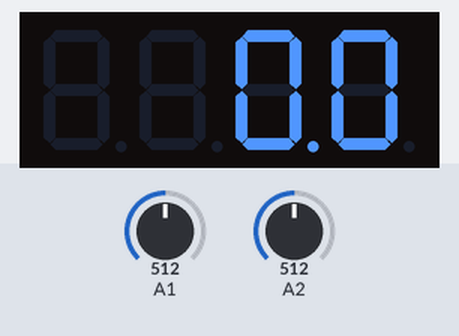
Simulated run of this sketch. Board: Arduino Uno, built with avr-gcc and run on an emulated ATmega328P. Parts: 4-digit seven-segment display. The test bench sets the inputs (shaded band); at power-on: A2 = 512, A1 = 512.

Above: at 1.2 s.
1.3 s: A2 set to 0
At 1.45 s:
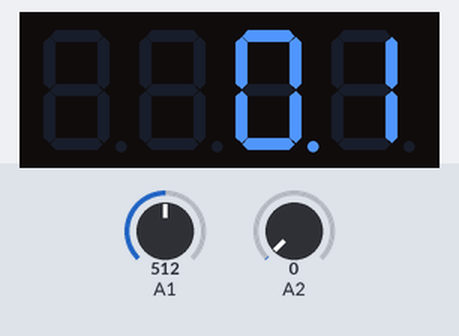
2.9 s: A1 set to 0
4.4 s: A1 set to 19
At 4.55 s:
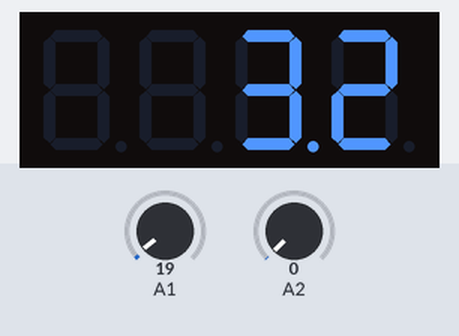

Measured:
- after the input at 1.3 s, the display: changes after 0.10 s (image 1)
- after the input at 2.9 s, every drawn part: stays the same
- after the input at 4.4 s, the display: first changes at once (image 2 shows a later state)

The sketch:

sevsegTimer.ino
```cpp
#include "SevSeg.h"
#include "TimerOne.h"
SevSeg sevseg; //Instantiate a seven segment controller object

static unsigned long timer=0;
static int deciSeconds=0;
static int Min=0;
unsigned long time_start=0;
unsigned long time_end=0;

void setup() {
  byte numDigits=4;
  byte digitPins[]={2, 3, 4, 5};
  byte segmentPins[]={6, 7, 8, 9, 10, 11, 12, 13};
  byte hardwareConfig=COMMON_CATHODE;

  sevseg.begin(hardwareConfig, numDigits, digitPins, segmentPins);
  sevseg.setBrightness(100);

  Timer1.initialize(100000); //initiallize timer routine 100000micros=0.1s
  Timer1.attachInterrupt(timerIsr); //set timer as sexagesimal system
  Serial.begin(115200);
}

void loop() {
  //timer start
  if(analogRead(A1) && time_start==0){
    time_start=millis();
  }
  if(analogRead(A2) && time_start>0){
    time_end=millis();
  }
  if(analogRead(A1) && time_start>0){
    if ((millis()-time_start)-timer>=100){
      timer+=100;
      deciSeconds++;
      sevseg.setNumber(Min*1000+deciSeconds, 1); //set (number, decimal point)
    }
    sevseg.refreshDisplay(); //Run repeatedly
  }
  //timer stop
  while(analogRead(A2)){
    sevseg.setNumber(Min*1000+deciSeconds, 1);
    sevseg.refreshDisplay();
    if(analogRead(A2) && millis()-time_end>=5000){ //wait for 5sec rste timer
      timer=0;
      deciSeconds=0;
      Min=0;
      time_start=0;
      time_end=0;
    }
  }
}

void timerIsr(){
  if(deciSeconds>=599){
    deciSeconds = 0;
    Min++;
    if(Min>9){
      Min = 0;
    }
  }
}
```
